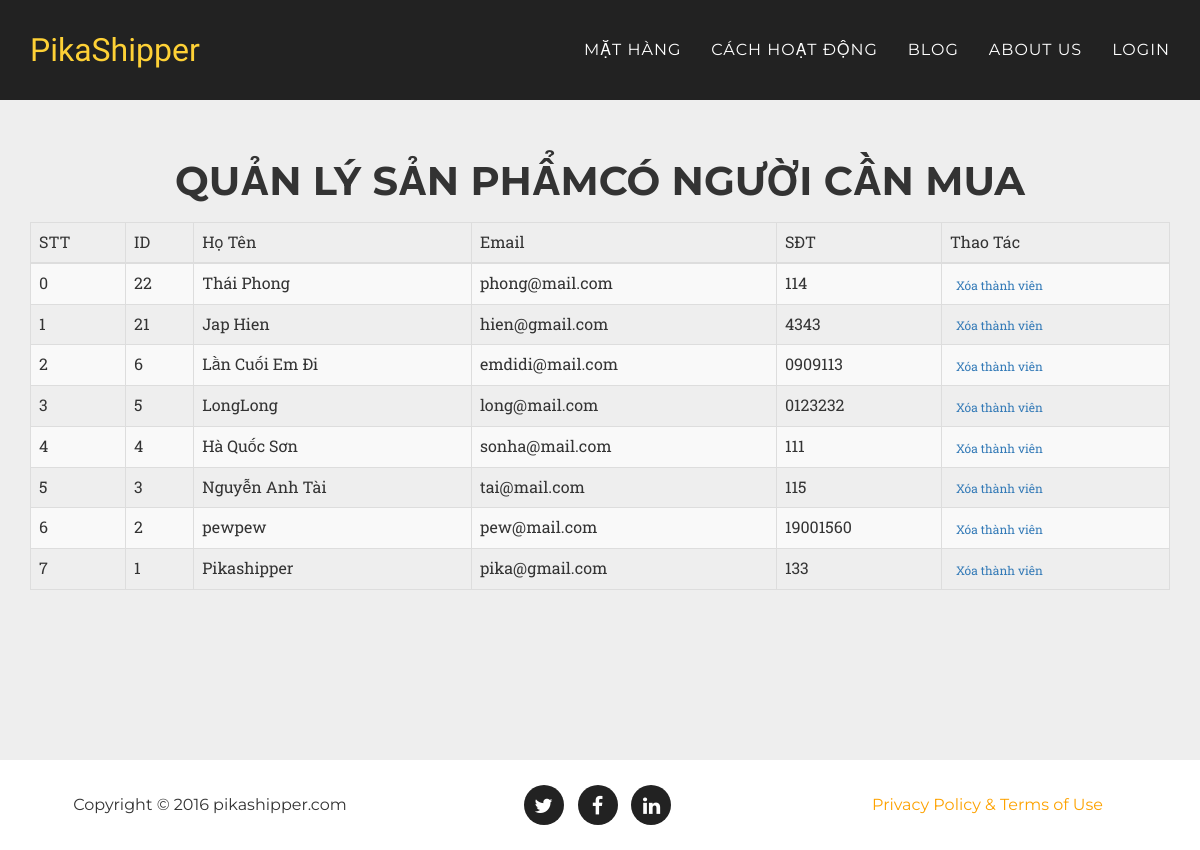
/usermanagement.php, run on the app's committed database.
### tables this page shows
CREATE TABLE `user` (
  `id` int(11) NOT NULL,
  `name` varchar(50) NOT NULL,
  `email` varchar(50) NOT NULL,
  `password` varchar(50) NOT NULL,
  `phone` varchar(50) NOT NULL
);

### usermanagement.php (the view, shortened to what this page needs)
<!DOCTYPE html>
<html lang="en">
<?php
include('header.php');
?>
<body id="page-top">
	<?php
	include('nav.php');
	?>
	<section class="bg-light-gray">
		<div class="container">
			<div class="row">
				<div class="col-lg-12 text-center" >
					<h2 class="section-heading">QUẢN LÝ SẢN PHẨMCÓ NGƯỜI CẦN MUA</h2>
				</div>
			</div>
			<div class="form-style-6" >
				<table class='table table-bordered table-striped'>
						<thead>
						<tr>
						<th>STT</th>
						<th>ID</th>
						<th>Họ Tên</th>
						<th>Email</th>
						<th>SĐT</th>
						<th>Thao Tác</th>
						</tr>
						</thead>
						<tbody>
					<?php
					include('connect.php');
					$stt = 0;
					$query_data = "SELECT *,id FROM user order by id desc";
					$result_data = mysqli_query($conn,$query_data);
					while($data = mysqli_fetch_array($result_data))
					{
						echo "
						<tr>
						<td>$stt</td>
						<td>{$data['id']}</td>
						<td>{$data['name']}</td>
						<td>{$data['email']}</td>
						<td>{$data['phone']}</td>
						<td><a href='removeuser.php?id={$data['id']}'  class='btn btn-xs btn-link'role='button'><i> <b>Xóa thành viên</b></i></a></small>
						</td>
						</tr>
						";
						$stt++;
					}
					?>
					</tbody>
					</table>
			</div>
		</div>
	</section>
	<?php
	include('footer.php');
	?>
</body>
</html>

### css/login.css (style rules this page uses)
html,body,div,span,applet,object,iframe,h1,h2,h3,h4,h5,h6,p,blockquote,pre,a,abbr,acronym,address,big,cite,code,del,dfn,em,img,ins,kbd,q,s,samp,small,strike,strong,sub,sup,tt,var,b,u,i,dl,dt,dd,ol,nav ul,nav li,fieldset,form,label,legend,table,caption,tbody,tfoot,thead,tr,th,td,article,aside,canvas,details,embed,figure,figcaption,footer,header,hgroup,menu,nav,output,ruby,section,summary,time,mark,audio,video { margin:0;padding:0;border:0;font-size:100%;font:inherit;vertical-align:baseline; }
article, aside, details, figcaption, figure,footer, header, hgroup, menu, nav, section { display: block; }
table { border-collapse:collapse;border-spacing:0; }
a { text-decoration:none; }

### data on the page
user: id "22", name "Thái Phong", email "phong@mail.com", phone "114"
user: id "21", name "Jap Hien", email "hien@gmail.com", phone "4343"
user: id "6", name "Lần Cuối Em Đi", email "emdidi@mail.com", phone "0909113"
user: id "5", name "LongLong", email "long@mail.com", phone "0123232"
user: id "4", name "Hà Quốc Sơn", email "sonha@mail.com", phone "111"
user: id "3", name "Nguyễn Anh Tài", email "tai@mail.com", phone "115"
user: id "2", name "pewpew", email "pew@mail.com", phone "19001560"
user: id "1", name "Pikashipper", email "pika@gmail.com", phone "133"
